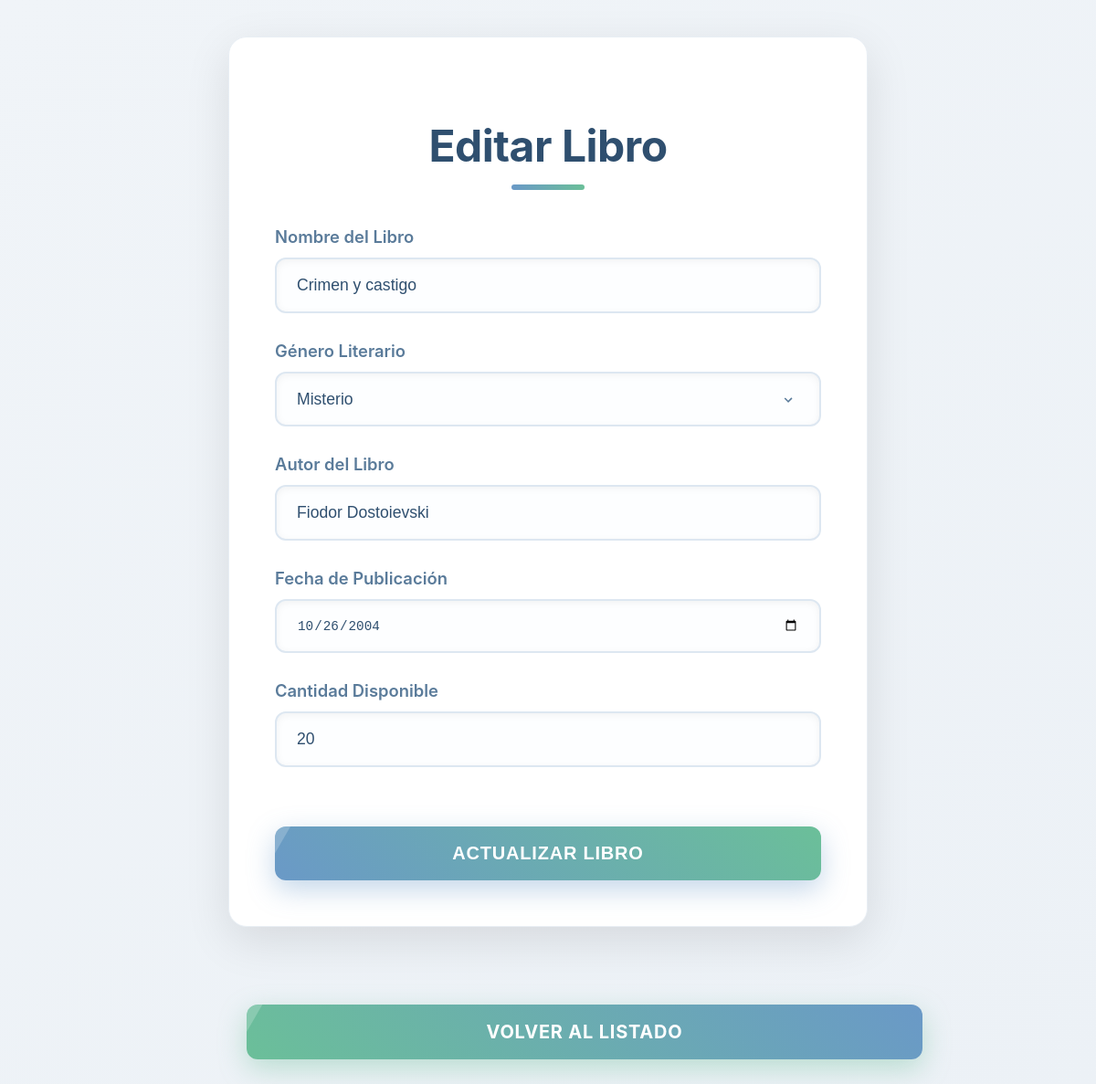
The app's page /editar.php?id=12 with its own data.
### tables this page shows
CREATE TABLE libros (
            id INTEGER PRIMARY KEY AUTOINCREMENT,
            nombre TEXT NOT NULL,
            genero TEXT NOT NULL,
            autor TEXT NOT NULL,
            fecha_publicacion TEXT NOT NULL,
            cantidad_disponible INTEGER NOT NULL
        );

### db.php (called while the page is built, shortened)
<?php
function obtenerLibroPorId(PDO $pdo, int $id): ?array {
    try {
        $stmt = $pdo->prepare("SELECT * FROM libros WHERE id = ?");
        $stmt->execute([$id]);
        return $stmt->fetch(PDO::FETCH_ASSOC) ?: null;
    } catch (PDOException $e) {
        error_log("Error al obtener libro por ID: " . $e->getMessage());
        return null;
    }
}
?>

### editar.php (the view, shortened to what this page needs)
<?php
require_once 'db.php';
$libro_a_editar = null;
if (isset($_GET['id']) && is_numeric($_GET['id'])) {
    $id = (int)$_GET['id'];
    $libro_a_editar = obtenerLibroPorId($pdo, $id);
} else {
    $mensaje_error = 'ID de libro no especificado.';
}
?>
<!DOCTYPE html>
<html lang="es">
<head>
    <link rel="stylesheet" href="style.css"> </head>
<body>
    <div class="form-container">
        <h2>Editar Libro</h2>
        <?php if ($libro_a_editar): ?>
            <form action="<?php echo htmlspecialchars($_SERVER["PHP_SELF"]) . '?id=' . htmlspecialchars($libro_a_editar['id']); ?>" method="post">
                <div class="form-group">
                    <label for="nombreLibro">Nombre del Libro</label>
                    <input type="text" id="nombreLibro" name="nombreLibro" value="<?php echo htmlspecialchars($libro_a_editar['nombre']); ?>" required>
                </div>
                <div class="form-group">
                    <label for="generoLiterario">Género Literario</label>
                    <select id="generoLiterario" name="generoLiterario" required>
                        <?php
                        $generos = [
                            'Ficción', 'Ciencia Ficción', 'Fantasía', 'Terror', 'Romance',
                            'Misterio', 'Thriller', 'Historia', 'Biografía', 'Autoayuda',
                            'Poesía', 'Infantil', 'Juvenil', 'Otro'
                        ];
                        foreach ($generos as $genero_option) {
                            $selected = ($genero_option === $libro_a_editar['genero']) ? 'selected' : '';
                            echo "<option value=\"$genero_option\" $selected>$genero_option</option>";
                        }
                        ?>
                    </select>
                </div>
                <div class="form-group">
                    <label for="autorLibro">Autor del Libro</label>
                    <input type="text" id="autorLibro" name="autorLibro" value="<?php echo htmlspecialchars($libro_a_editar['autor']); ?>" required>
                </div>
                <div class="form-group">
                    <label for="fechaPublicacion">Fecha de Publicación</label>
                    <input type="date" id="fechaPublicacion" name="fechaPublicacion" value="<?php echo htmlspecialchars($libro_a_editar['fecha_publicacion']); ?>" required>
                </div>
                <div class="form-group">
                    <label for="cantidadDisponible">Cantidad Disponible</label>
                    <input type="number" id="cantidadDisponible" name="cantidadDisponible" min="0" value="<?php echo htmlspecialchars($libro_a_editar['cantidad_disponible']); ?>" required>
                </div>
                <button type="submit" class="submit-button">Actualizar Libro</button>
            </form>
        <?php endif; ?>
    </div>
    <div class="button-container">
        <a href="libros.php" class="action-button">Volver al Listado</a>
    </div>
</body>
</html>

### style.css (style rules this page uses)
body { font-family: 'Inter', 'Segoe UI', 'Roboto', sans-serif; background: linear-gradient(145deg, #F0F4F8 0%, #E8EEF4 100%); min-height: 100vh; margin: 0; color: #2F4F6F; padding: 40px 20px; box-sizing: border-box; overflow-x: hidden; display: flex; flex-direction: column; align-items: center; justify-content: flex-start; animation: backgroundShift 20s infinite alternate ease-in-out; background-size: 200% 200%; }
.form-container, .table-container { background-color: #FFFFFF; padding: 50px; border-radius: 20px; box-shadow: 0 15px 50px rgba(0, 0, 0, 0.1); width: 100%; max-width: 700px; box-sizing: border-box; margin-bottom: 40px; opacity: 0; transform: translateY(40px); animation: fadeInSlideUp 1s ease-out forwards; border: 1px solid #E8EEF4; }
.form-container { animation-delay: 0.2s; }
h2 { text-align: center; color: #2F4F6F; margin-bottom: 40px; font-size: 3em; font-weight: 700; position: relative; padding-bottom: 20px; letter-spacing: -0.5px; line-height: 1.2; }
h2::after { content: ''; position: absolute; left: 50%; bottom: 0; transform: translateX(-50%); width: 80px; height: 6px; background: linear-gradient(90deg, #6A99C7, #6BBF99); border-radius: 3px; animation: underlineExpand 1.2s ease-out forwards; }
.form-group { margin-bottom: 30px; }
label { display: block; margin-bottom: 12px; color: #5A7B9A; font-weight: 600; font-size: 1.15em; transition: color 0.3s ease; }
input[type="text"], input[type="date"], input[type="number"], select { width: 100%; padding: 18px 22px; border: 2px solid #DDE7F1; border-radius: 12px; font-size: 1.1em; color: #2F4F6F; background-color: #FDFEFF; box-shadow: inset 0 2px 8px rgba(0, 0, 0, 0.05); transition: all 0.4s ease-out; box-sizing: border-box; -webkit-appearance: none; -moz-appearance: none; appearance: none; }
select { background-repeat: no-repeat; background-position: right 1.5em center; background-size: 0.9em auto; }
.submit-button { background: linear-gradient(45deg, #6A99C7, #6BBF99); color: white; padding: 18px 40px; border: none; border-radius: 12px; cursor: pointer; font-size: 1.25em; font-weight: 700; width: 100%; margin-top: 35px; box-shadow: 0 10px 30px rgba(106, 153, 199, 0.4); transition: all 0.4s cubic-bezier(0.25, 0.8, 0.25, 1); letter-spacing: 0.8px; text-transform: uppercase; position: relative; overflow: hidden; outline: none; }
.submit-button::before { content: ''; position: absolute; top: 0; left: -100%; width: 100%; height: 100%; background: rgba(255, 255, 255, 0.2); transform: skewX(-30deg); transition: all 0.6s cubic-bezier(0.25, 0.8, 0.25, 1); }
.button-container { margin-top: 45px; text-align: center; width: 100%; max-width: 700px; box-sizing: border-box; padding: 0 20px; }
.action-button { display: inline-block; background: linear-gradient(45deg, #6BBF99, #6A99C7); color: white; padding: 18px 40px; border: none; border-radius: 12px; cursor: pointer; font-size: 1.25em; font-weight: 700; text-decoration: none; width: 100%; box-shadow: 0 10px 30px rgba(107, 191, 153, 0.4); transition: all 0.4s cubic-bezier(0.25, 0.8, 0.25, 1); letter-spacing: 0.8px; text-transform: uppercase; position: relative; overflow: hidden; outline: none; }
.action-button::before { content: ''; position: absolute; top: 0; left: -100%; width: 100%; height: 100%; background: rgba(255, 255, 255, 0.2); transform: skewX(-30deg); transition: all 0.6s cubic-bezier(0.25, 0.8, 0.25, 1); }

### records on screen
libros: nombreLibro "Crimen y castigo", autorLibro "Fiodor Dostoievski", fechaPublicacion "10/26/2004", cantidadDisponible "20"

### other values on screen
form field generoLiterario "Misterio"
